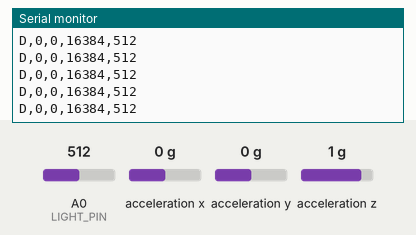
This sketch was run on a simulated Arduino Uno, built with avr-gcc and run on an emulated ATmega328P. Shown: the last lines printed to the serial monitor. Wiring (inferred from the names in the program): MPU-6050 motion sensor at I2C address 0x68. The test bench sets the inputs (shaded band); at power-on: acceleration x 0 g, A0 (LIGHT_PIN) = 512, acceleration y 0 g, acceleration z 1 g.

Above: at 1.2 s.
1.3 s: acceleration x set to -1.4 g
At 1.35 s:
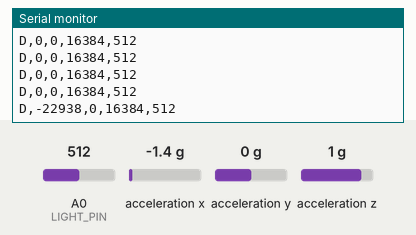
2.8 s: A0 (LIGHT_PIN) set to 716
At 3.27 s:
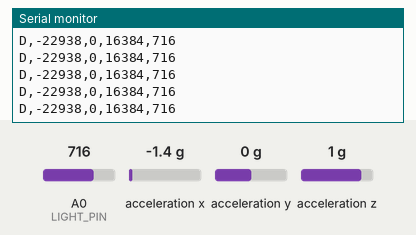
4.3 s: acceleration y set to -1.4 g
At 4.55 s:
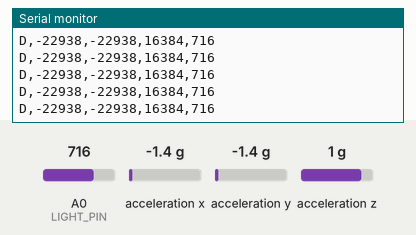
5.8 s: acceleration z set to -1.4 g
At 5.83 s:
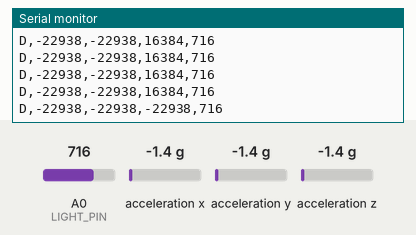
7.3 s: A0 (LIGHT_PIN) set to 992
At 7.75 s:
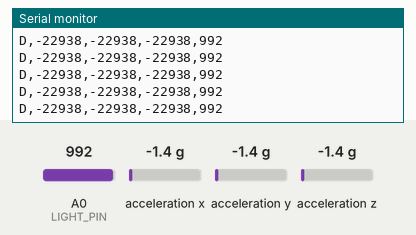
Timing chart, 0 to 9.8 s (numbered marks = the images above; inputs shaded):
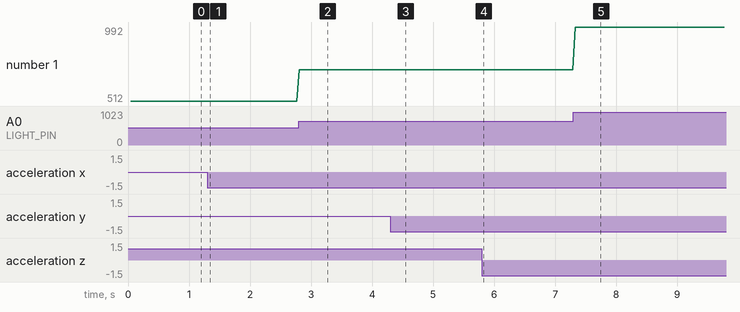

Measured:
- after the input at 1.3 s, the serial monitor: prints a new line at once (image 1)
- after the input at 2.8 s, the serial monitor: prints a new line at once (image 2)
- after the input at 4.3 s, the serial monitor: prints a new line at once (image 3)
- after the input at 5.8 s, the serial monitor: prints a new line at once (image 4)
- after the input at 7.3 s, the serial monitor: prints a new line at once (image 5)
- plotted number 1: 512 → 716 after the input at 2.8 s, 716 → 992 after the input at 7.3 s

The sketch:

pushto.ino
```cpp
// Pegasus Push-To finder — sensor firmware for Arduino Uno
//
// Reads the MPU6050 tilt sensor (I2C: SDA=A4, SCL=A5) and the light sensor
// (analog output on A0) and streams them to the phone/laptop over USB.
//
// Serial, 115200 baud, one line per message:
//   I,PEGASUS,1,mpu=1        sent at start-up and in reply to "P"
//   D,ax,ay,az,light         25 times a second (raw accelerometer, light 0-1023)
//   E,NOMPU                  once a second if the tilt sensor is not found

#include <Wire.h>

const uint8_t MPU_ADDR = 0x68;
const uint8_t LIGHT_PIN = A0;
const uint8_t SAMPLES = 8;            // averaged per output line
const unsigned long PERIOD_MS = 40;   // 25 Hz

bool mpuOk = false;
unsigned long lastSend = 0;
unsigned long lastRetry = 0;

void writeReg(uint8_t reg, uint8_t value) {
  Wire.beginTransmission(MPU_ADDR);
  Wire.write(reg);
  Wire.write(value);
  Wire.endTransmission();
}

bool setupMpu() {
  Wire.beginTransmission(MPU_ADDR);
  if (Wire.endTransmission() != 0) return false;
  writeReg(0x6B, 0x00);  // wake up
  writeReg(0x1A, 0x06);  // strongest built-in low-pass filter (5 Hz)
  writeReg(0x1C, 0x00);  // accelerometer range +/-2 g
  return true;
}

bool readAccel(int16_t &ax, int16_t &ay, int16_t &az) {
  Wire.beginTransmission(MPU_ADDR);
  Wire.write(0x3B);
  if (Wire.endTransmission(false) != 0) return false;
  if (Wire.requestFrom(MPU_ADDR, (uint8_t)6) != 6) return false;
  ax = (Wire.read() << 8) | Wire.read();
  ay = (Wire.read() << 8) | Wire.read();
  az = (Wire.read() << 8) | Wire.read();
  return true;
}

void sendInfo() {
  Serial.print(F("I,PEGASUS,1,mpu="));
  Serial.println(mpuOk ? 1 : 0);
}

void setup() {
  Serial.begin(115200);
  Wire.begin();
  Wire.setWireTimeout(3000, true);  // a loose wire must not freeze the loop
  mpuOk = setupMpu();
  sendInfo();
}

void loop() {
  while (Serial.available()) {
    if (Serial.read() == 'P') sendInfo();
  }

  unsigned long now = millis();

  if (!mpuOk) {
    if (now - lastRetry >= 1000) {
      lastRetry = now;
      mpuOk = setupMpu();
      if (mpuOk) sendInfo();
      else Serial.println(F("E,NOMPU"));
    }
    return;
  }

  if (now - lastSend < PERIOD_MS) return;
  lastSend = now;

  long sx = 0, sy = 0, sz = 0;
  for (uint8_t i = 0; i < SAMPLES; i++) {
    int16_t ax, ay, az;
    if (!readAccel(ax, ay, az)) {
      mpuOk = false;
      return;
    }
    sx += ax; sy += ay; sz += az;
  }

  Serial.print(F("D,"));
  Serial.print(sx / SAMPLES); Serial.print(',');
  Serial.print(sy / SAMPLES); Serial.print(',');
  Serial.print(sz / SAMPLES); Serial.print(',');
  Serial.println(analogRead(LIGHT_PIN));
}
```
